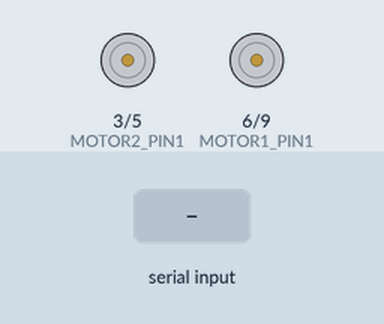
This sketch was run on a simulated Arduino Uno, built with avr-gcc and run on an emulated ATmega328P. Parts: motor-driver pin pairs drawn as motors (green arrow = first pin HIGH = forward, orange = second pin HIGH = backward, longer = more drive). Inputs (shaded band) come from the test bench.

Above: at 1.2 s.
1.3 s: "F" received over Serial
At 1.5 s:
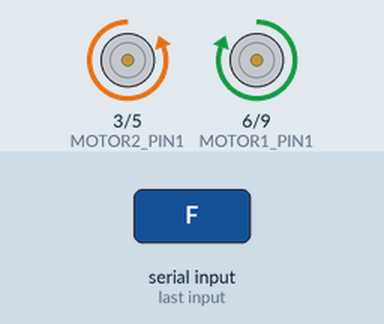
3.2 s: "B" received over Serial
At 3.4 s:
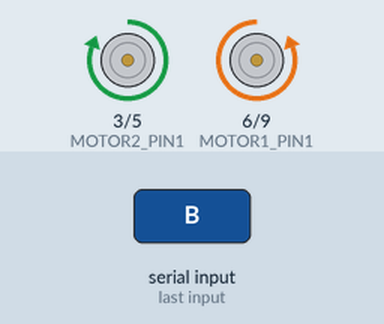
5.1 s: "L" received over Serial
At 5.3 s:
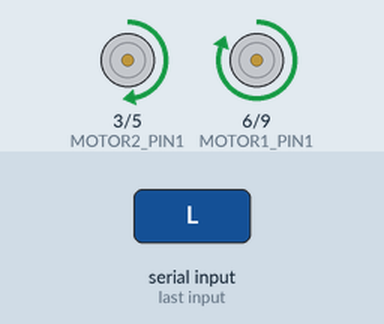
7.0 s: "R" received over Serial
At 7.2 s:
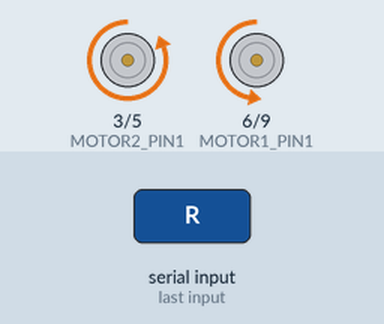
8.9 s: "B" received over Serial
At 9.9 s:
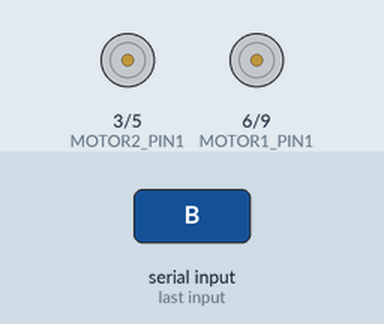
Timing chart, 0 to 11.8 s (numbered marks = the images above; inputs shaded):
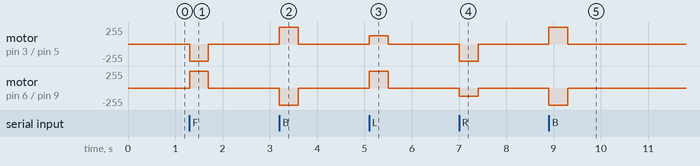

The sketch:

robot_x3.ino
```cpp
int MOTOR2_PIN1 = 3;
int MOTOR2_PIN2 = 5;
int MOTOR1_PIN1 = 6;
int MOTOR1_PIN2 = 9;

int command=NULL;
int currentCommand=0;
int lastTime= millis();
int currentTime= millis();
int speed=255;
int delayTime=400;

void setup()
{
  pinMode(MOTOR1_PIN1, OUTPUT);
  pinMode(MOTOR1_PIN2, OUTPUT);
  pinMode(MOTOR2_PIN1, OUTPUT);
  pinMode(MOTOR2_PIN2, OUTPUT);
  Serial.begin(9600);
}

void loop()
{
  if (Serial.available()){
    command=Serial.read();
    insertCommand(command);
  }
  executeCurrentCommand();
}

void insertCommand(byte comm){
  if(comm>'A'&&comm<'Z' || comm=='+')
  {
    currentCommand=comm;
    lastTime= millis();
  }
}

void executeCurrentCommand(){
  currentTime= millis()-delayTime;
  if(currentTime>lastTime){
    go(0,0);
    currentCommand='N';
  }
  else{
    executeCommandN(currentCommand);
  }
}

void executeCommand(byte commandGiven){
  switch (commandGiven) {
  case 'F':
    goForward();
    delay(500);
    break;
  case 'B':
    goBack();
    delay(500);
    break;
  case 'L':
    goLeft();
    delay(500);
    break;
  case 'R':
    goRight();
    delay(500);
    break;
  case '+':
    increaseSpeed();
    break;
  case '-':
    decreaseSpeed();
    break;
  default:
    go(0,0);
    break;
  }
  go(0,0);
}
void executeCommandN(byte commandGiven){
  switch (commandGiven) {
  case 'F':
    goForward();
    break;
  case 'B':
    goBack();
    break;
  case 'L':
    goLeft();
    break;
  case 'R':
    goRight();
    break;
  case '+':
    go(0,0);
    break;
  case '-':
    decreaseSpeed();
    break;
  default:
    break;
  }
}

void goRight(){
  go(-speed/2,-speed);
}

void goLeft(){
  go(speed,speed/2);
}

void goBack(){
  go(-speed,speed);
}

void goForward(){
  go(speed,-speed);
}

void increaseSpeed(){
  speed=(speed+30)%256;
}

void decreaseSpeed(){
  speed=speed-30;
  if(speed<0)
    speed=0;
}

void go(int speedLeft, int speedRight) {

  if (speedLeft > 0) {

    analogWrite(MOTOR1_PIN1, speedLeft);

    analogWrite(MOTOR1_PIN2, 0);

  }

  else {

    analogWrite(MOTOR1_PIN1, 0);

    analogWrite(MOTOR1_PIN2, -speedLeft);

  }


  if (speedRight > 0) {

    analogWrite(MOTOR2_PIN1, speedRight);

    analogWrite(MOTOR2_PIN2, 0);

  }

  else {

    analogWrite(MOTOR2_PIN1, 0);

    analogWrite(MOTOR2_PIN2, -speedRight);

  }

}
```

Measured:
- after the input at 1.3 s, motor on pin 3 (MOTOR2_PIN1) / pin 5 (MOTOR2_PIN2): stopped → backward 255/255 at once, → stopped 0.40 s later; motor on pin 6 (MOTOR1_PIN1) / pin 9 (MOTOR1_PIN2): stopped → forward 255/255 at once, → stopped 0.40 s later
- after the input at 3.2 s, motor on pin 3 (MOTOR2_PIN1) / pin 5 (MOTOR2_PIN2): stopped → forward 255/255 at once, → stopped 0.40 s later; motor on pin 6 (MOTOR1_PIN1) / pin 9 (MOTOR1_PIN2): stopped → backward 255/255 at once, → stopped 0.40 s later
- after the input at 5.1 s, motor on pin 3 (MOTOR2_PIN1) / pin 5 (MOTOR2_PIN2): stopped → forward 127/255 at once, → stopped 0.40 s later; motor on pin 6 (MOTOR1_PIN1) / pin 9 (MOTOR1_PIN2): stopped → forward 255/255 at once, → stopped 0.40 s later
- after the input at 7.0 s, motor on pin 3 (MOTOR2_PIN1) / pin 5 (MOTOR2_PIN2): stopped → backward 255/255 at once, → stopped 0.40 s later; motor on pin 6 (MOTOR1_PIN1) / pin 9 (MOTOR1_PIN2): stopped → backward 127/255 at once, → stopped 0.40 s later
- after the input at 8.9 s, motor on pin 3 (MOTOR2_PIN1) / pin 5 (MOTOR2_PIN2): stopped → forward 255/255 at once, → stopped 0.40 s later; motor on pin 6 (MOTOR1_PIN1) / pin 9 (MOTOR1_PIN2): stopped → backward 255/255 at once, → stopped 0.40 s later
